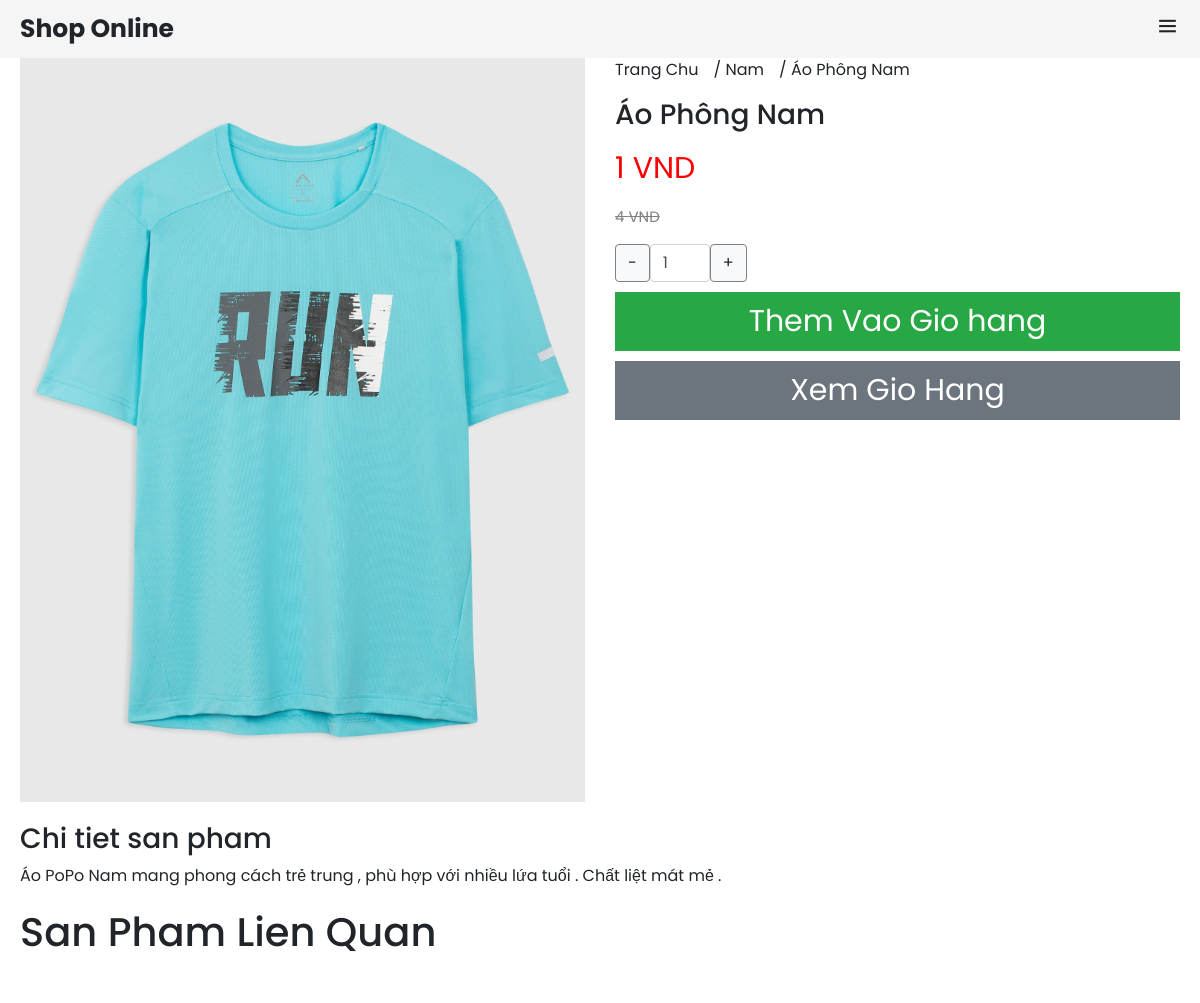
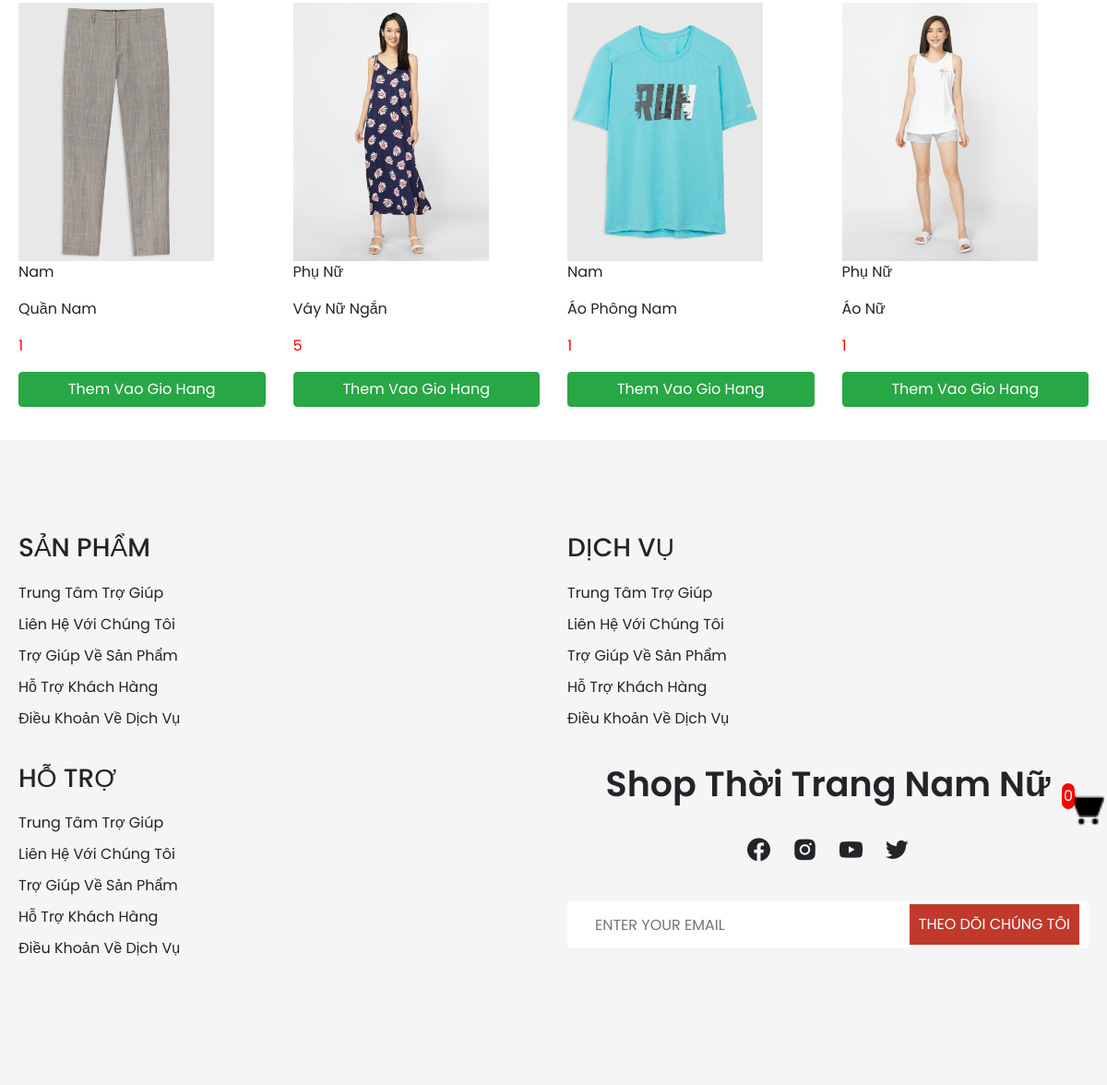
The page /detail.php?id=5 on the database its author committed (2 pictures, top to bottom).
### tables this page shows
CREATE TABLE `product` (
  `id` int(11) NOT NULL,
  `category_id` int(11) DEFAULT NULL,
  `title` varchar(250) DEFAULT NULL,
  `price` int(11) DEFAULT NULL,
  `discount` int(11) DEFAULT NULL,
  `thumbnail` varchar(500) DEFAULT NULL,
  `description` longtext DEFAULT NULL,
  `created_at` datetime DEFAULT NULL,
  `updated_at` datetime DEFAULT NULL,
  `deleted` int(11) DEFAULT NULL
);

CREATE TABLE `category` (
  `id` int(11) NOT NULL,
  `name` varchar(100) DEFAULT NULL
);

### database/dbhelper.php (called while the page is built, shortened)
<?php
function executeResult($sql,$isSingle = false){
	$data = null;
	$conn = mysqli_connect(HOST,USERNAME,PASSWORD,DATABASE);
	mysqli_set_charset($conn,'utf8');
	$resultset = mysqli_query($conn,$sql);
	if($isSingle){
		$data = mysqli_fetch_array($resultset,1);
	}else{
		$data = [];
		while(($row = mysqli_fetch_array($resultset,1)) != null){
			$data[] = $row;
		}
	}
	return $data;
}

### detail.php (the view, shortened to what this page needs)
<?php
require_once('layouts/header.php');
$productId = getGet('id');
 $sql = "select product.*, category.name as category_name from product left join category on product.category_id = category.id where product.id = $productId";
 $product = executeResult($sql,true);
 $sql = "select product.*, category.name as category_name from product left join category on product.category_id = category.id order by product.updated_at desc limit 0,4";
    $lastestItems = executeResult($sql);
?>
<div class="container">
	<div class="row">
		<div class="col-md-6">
			<img src="<?=$product['thumbnail']?>" style="width: 100%;">
		</div>
		<div class="col-md-6">
			<ul class="breadcrumb">
				<li><a href="index.php">Trang Chu</a></li>
				<li><a href="category.php?id=<?=$product['category_id']?>">/ <?=$product['category_name']?></a></li>
				<li> / <?=$product['title']?></li>
			</ul>
			<h3><?=$product['title']?></h3>
			<p style="font-size: 30px; color: red; margin-top: 15px; margin-bottom: 15px;">
				<?=number_format($product['discount'])?> VND
			</p>
			<p style="font-size: 15px; color: grey; margin-top: 15px; margin-bottom: 15px;">
				<del><?=number_format($product['price'])?> VND</del>
			</p>
			<div style="display: flex;">
				<button class="btn btn-light" style="border: solid grey 1px;" onclick="addMoreCart(-1)">-</button>
				<input type="number" name="num" class="form-control" step="1" value="1" style="max-width: 60px" style="border: solid grey 1px;" onchange="fixCartNum()">
				<button class="btn btn-light" style="border: solid grey 1px;"onclick="addMoreCart(1)">+</button>
			</div>
			<button class="btn btn-success" style="margin-top: 10px; width: 100%; border-radius: 0px; font-size:30px" onclick="addCart(<?=$product['id']?>,$('[name=num]').val())">
				Them Vao Gio hang
			</button>
				<button class="btn btn-secondary" style="margin-top: 10px; width: 100%; border-radius: 0px; font-size:30px">
				Xem Gio Hang
			</button>
		</div>
      <div class="col-md-12">
      	<h3>Chi tiet san pham</h3>
      	<?=$product['description']?>
      </div>
	</div>
</div>
<div class="container">
	<h1>San Pham Lien Quan</h1>
<div class="row" style="margin-top: 50px;">
	<?php
	foreach($lastestItems as $item){
		echo '
		<div class="col-md-3 col-6 product-item">
	     <a href="detail.php?id='.$item['id'].'"><img src="'.$item['thumbnail'].'" style="width:100%;height:280px"></a>
      	<p>'.$item['category_name'].'</p>
      	<p>'.$item['title'].'</p>
     	<p style="color: red">'.number_format($item['discount']).'</p>
     	<p><button class="btn btn-success" onclick="addCart('.$item['id'].',1)" style="width:100%">Them Vao Gio Hang</button>
      </p>
        </div>';
	}
	?>
</div>
</div>
<?php
require_once('layouts/footer.php');
 ?>

### assets/css/grid.css (style rules this page uses)
.row { display: flex; flex-wrap: wrap; margin: 0 -15px; }
[class*="col-"] { padding: 0 15px; margin-bottom: 20px; }
.col-6 { width: 50%; }
@media only screen and (max-width: 1280px) { .col-md-3 { width: 25%; } }
@media only screen and (max-width: 1280px) { .col-md-6 { width: 50%; } }
@media only screen and (max-width: 1280px) { .col-md-12 { width: 100%; } }

### assets/css/app.css (style rules this page uses)
:root { --main-bg-color: #fff; --second-bg-color: #f5f5f5; --third-bg-color: #e3e3e3; --grey: #4b4b4b; --black: #000; --red: #c0392b; --top-header-size: 30px; --mid-header-size: 80px; --bottom-header-size: 45px; --btn-bg: #000; --btn-border-color: #000; --btn-color: #fff; }
* { padding: 0; margin: 0; box-sizing: border-box; -webkit-tap-highlight-color: transparent; }
body { font-family: "Poppins", sans-serif; overflow-x: hidden; position: relative; background-color: var(--main-bg-color); overflow-x: hidden; }
button { cursor: pointer; }
a { display: inline-block; text-decoration: none; color: unset; }
li { list-style-type: none; }
img { max-width: 100%; }
.container { max-width: 1366px; margin: auto; padding: 0 20px; position: relative; }

### layouts/header.php (style rules this page uses)
.container { max-width: 1366px; margin: auto; padding: 0 20px; position: relative; }

### detail.php (style rules this page uses)
.breadcrumb { background-color: transparent; padding: 0px; }
.breadcrumb li { margin-right: 15px; }

### rows shown on the page
product: thumbnail (picture), title "Áo Phông Nam", discount "1", price "4", description "Áo PoPo Nam mang phong cách trẻ trung , phù hợp với nhiều lứa tuổi . Chất liệt mát mẻ .", category.name "Nam"
category: name "Nam"
product: thumbnail (picture), category.name "Nam", title "Quần Nam", discount "1"
product: thumbnail (picture), category.name "Phụ Nữ", title "Váy Nữ Ngắn", discount "5"
product: thumbnail (picture), category.name "Phụ Nữ", title "Áo Nữ", discount "1"

### other values the page prints
$count "0"
